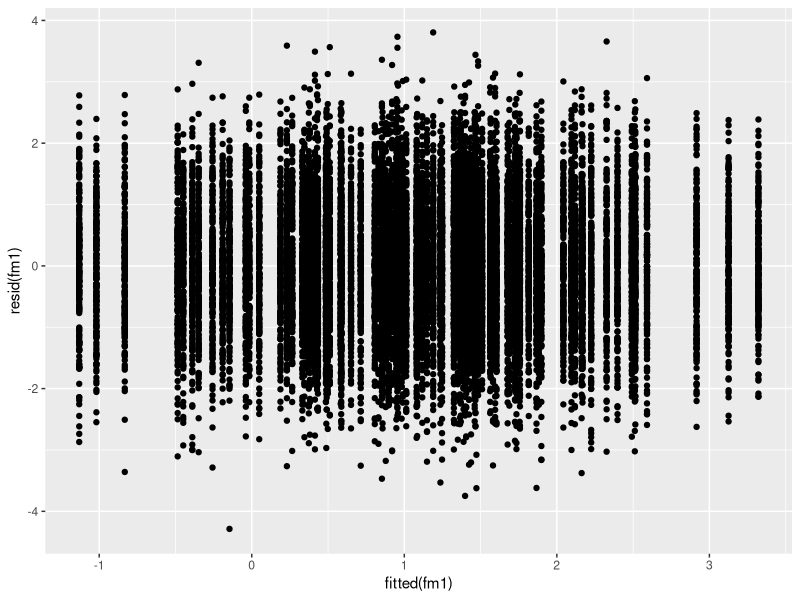
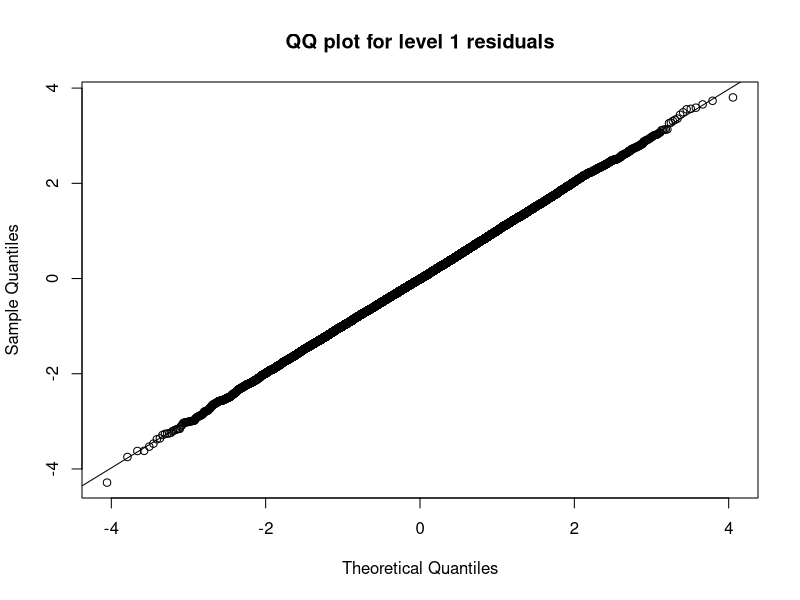
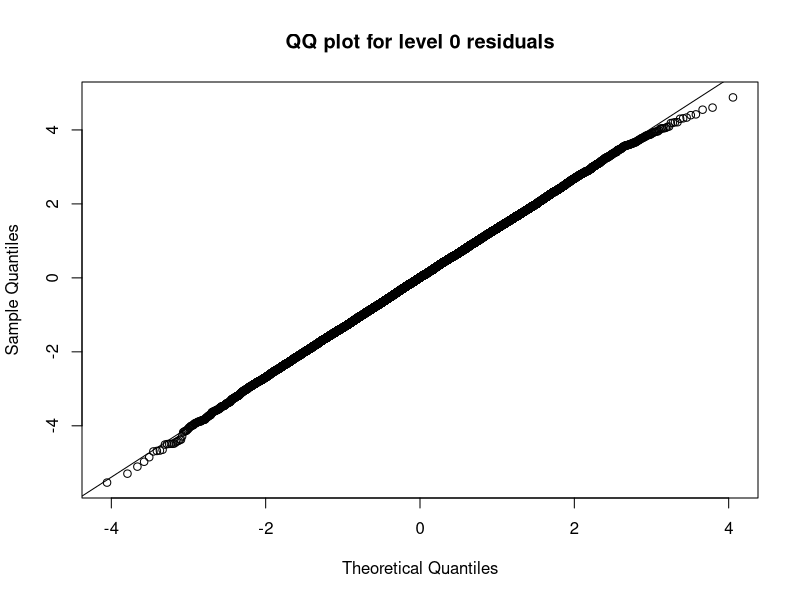
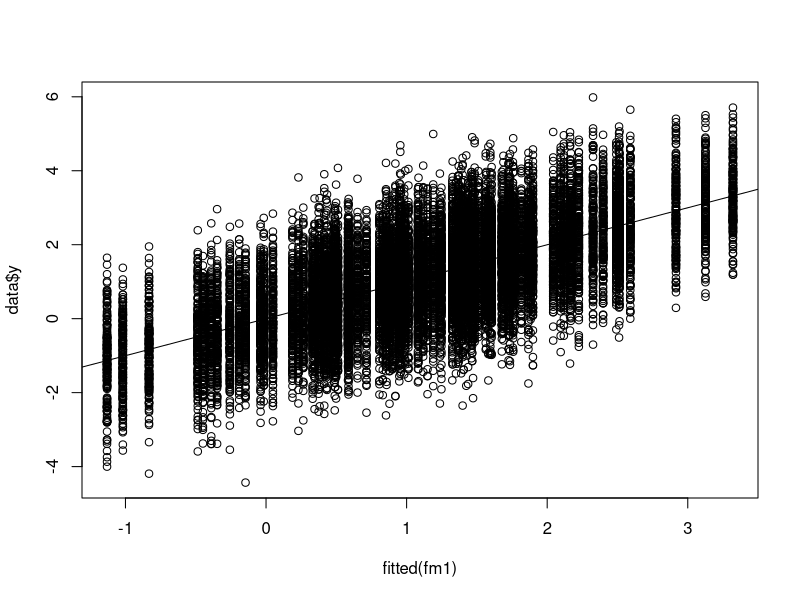
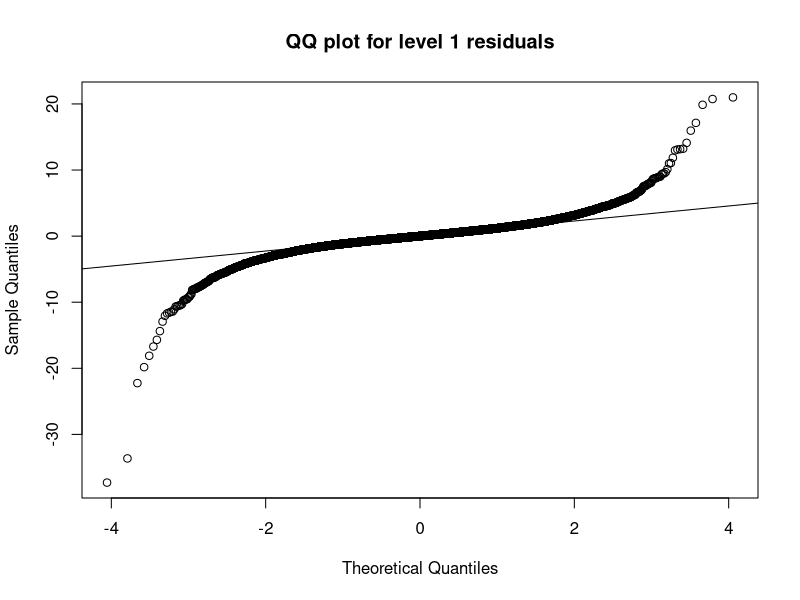
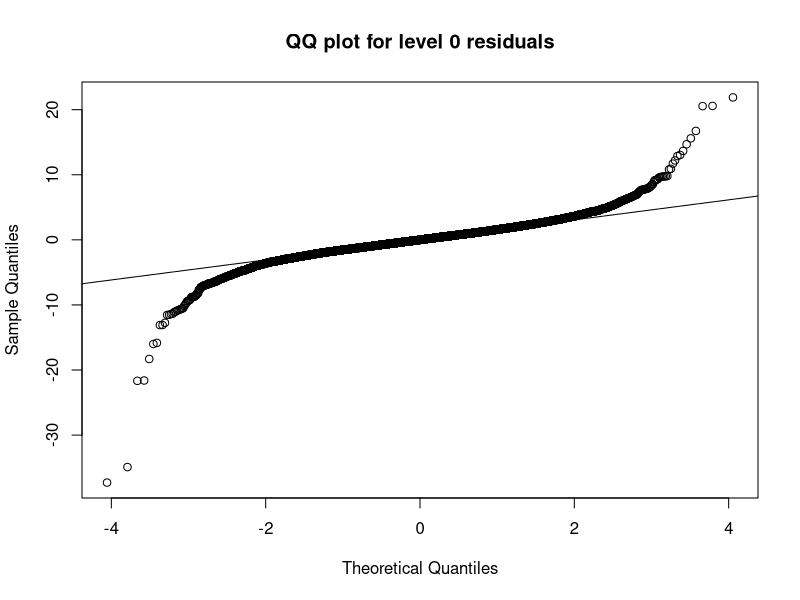
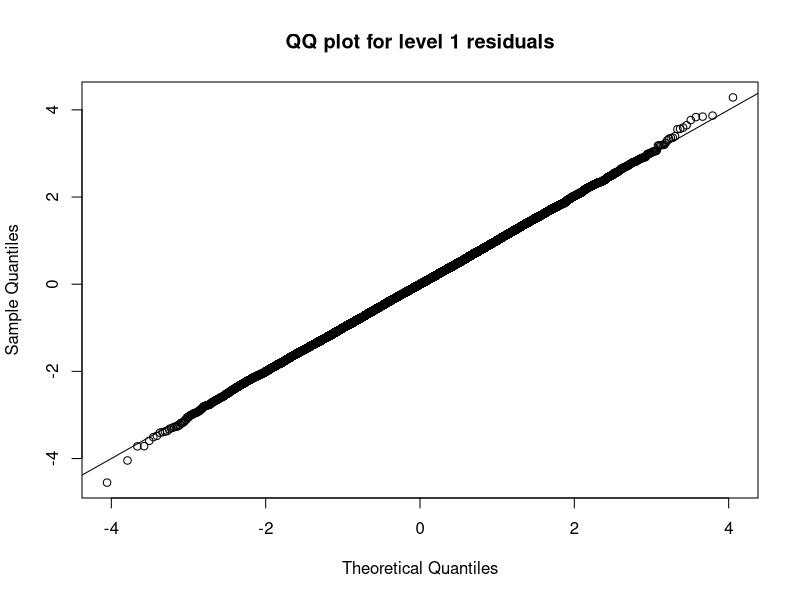
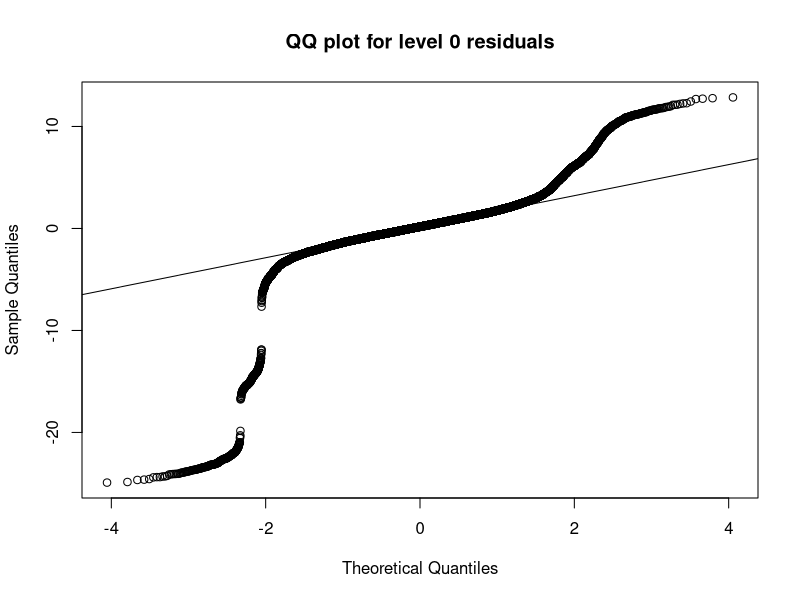

Generate these figures, in order, with R:
## ---- messages=F---------------------------------------------------------
set.seed(1)
library(ggplot2)
library(lme4)

ngroup <- 100
groupsize <- 200
group <- gl(ngroup,groupsize)
b_i <- rnorm(ngroup) # random effects
epsilon <- rnorm(ngroup*groupsize)
y <- 1+b_i[group]+epsilon
data = data.frame(y, group = group)

## ---- cache=T------------------------------------------------------------
fm1<- lmer(y~1+(1|group), data = data)

## ------------------------------------------------------------------------
qplot(fitted(fm1),resid(fm1))
qqnorm(resid(fm1), main='QQ plot for level 1 residuals')
qqline(resid(fm1))

## ------------------------------------------------------------------------
fitted.level0<-fm1@pp$X %*% fixef(fm1)
resid.level0<-y-fitted.level0

qqnorm(resid.level0,main='QQ plot for level 0 residuals')
qqline(resid.level0)

## ------------------------------------------------------------------------
# Assess general fit of model
plot(fitted(fm1),data$y)
abline(0,1)

## ---- cache=TRUE---------------------------------------------------------
b_i <- rnorm(ngroup) # random effects
epsilon <- rt(ngroup*groupsize, df=3)
y <- 1+b_i[group]+epsilon
data = data.frame(y, group = group)
fm1<- lmer(y~1+(1|group), data = data)
qqnorm(resid(fm1), main='QQ plot for level 1 residuals')
qqline(resid(fm1))
fitted.level0<-fm1@pp$X %*% fixef(fm1)
resid.level0<-y-fitted.level0
qqnorm(resid.level0, main='QQ plot for level 0 residuals')
qqline(resid.level0)

## ---- cache=TRUE---------------------------------------------------------
b_i <- rt(ngroup, df=2) # random effects
epsilon <- rnorm(ngroup*groupsize)
y <- 1+b_i[group]+epsilon
data = data.frame(y, group = group)
fm1<- lmer(y~1+(1|group), data = data)
qqnorm(resid(fm1), main='QQ plot for level 1 residuals')
qqline(resid(fm1))
fitted.level0<-fm1@pp$X %*% fixef(fm1)
resid.level0<-y-fitted.level0
qqnorm(resid.level0, main='QQ plot for level 0 residuals')
qqline(resid.level0)

